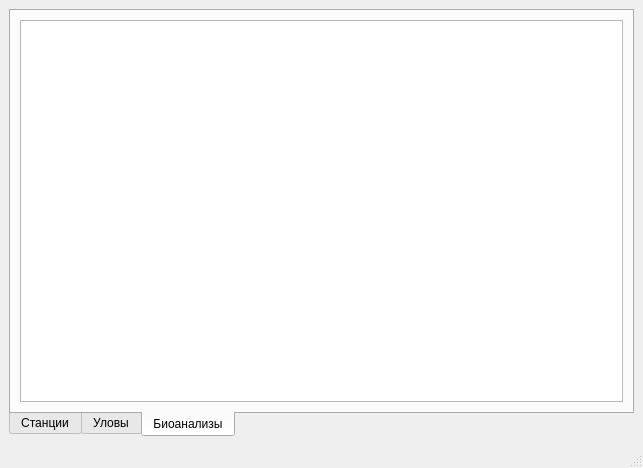
<?xml version="1.0" encoding="UTF-8"?>
<ui version="4.0">
 <class>MainWindow</class>
 <widget class="QMainWindow" name="MainWindow">
  <property name="geometry">
   <rect>
    <x>0</x>
    <y>0</y>
    <width>643</width>
    <height>468</height>
   </rect>
  </property>
  <property name="windowTitle">
   <string>MainWindow</string>
  </property>
  <widget class="QWidget" name="centralwidget">
   <layout class="QVBoxLayout" name="verticalLayout">
    <item>
     <widget class="QTabWidget" name="tabWidget">
      <property name="tabPosition">
       <enum>QTabWidget::South</enum>
      </property>
      <property name="tabShape">
       <enum>QTabWidget::Rounded</enum>
      </property>
      <property name="currentIndex">
       <number>2</number>
      </property>
      <widget class="QWidget" name="stations_tab">
       <attribute name="title">
        <string>Станции</string>
       </attribute>
       <layout class="QVBoxLayout" name="verticalLayout_2">
        <item>
         <widget class="QTableView" name="stationsTableView"/>
        </item>
       </layout>
      </widget>
      <widget class="QWidget" name="catch_tab">
       <attribute name="title">
        <string>Уловы</string>
       </attribute>
       <layout class="QVBoxLayout" name="verticalLayout_3">
        <item>
         <widget class="QTableView" name="catchTableView"/>
        </item>
       </layout>
      </widget>
      <widget class="QWidget" name="bio_tab">
       <attribute name="title">
        <string>Биоанализы</string>
       </attribute>
       <layout class="QVBoxLayout" name="verticalLayout_4">
        <item>
         <widget class="QTableView" name="bioTableView"/>
        </item>
       </layout>
      </widget>
     </widget>
    </item>
   </layout>
  </widget>
  <widget class="QMenuBar" name="menubar">
   <property name="geometry">
    <rect>
     <x>0</x>
     <y>0</y>
     <width>643</width>
     <height>18</height>
    </rect>
   </property>
  </widget>
  <widget class="QStatusBar" name="statusbar"/>
 </widget>
 <resources/>
 <connections/>
</ui>
